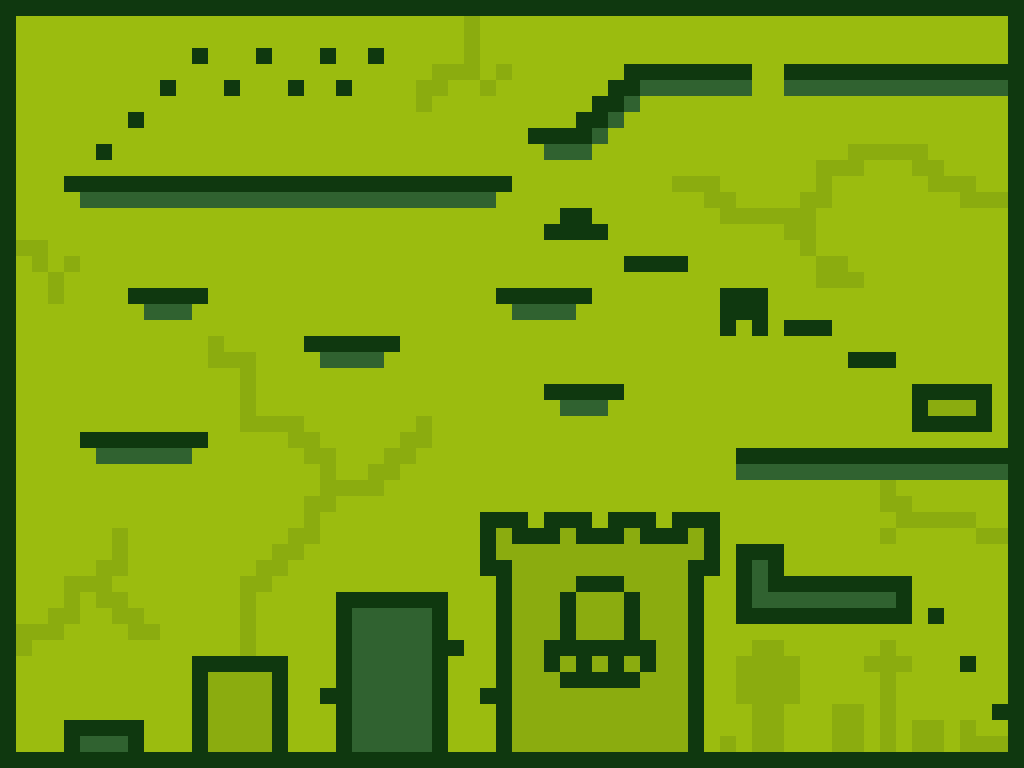

The image is a tile-based game level rendered from a .tmx file. Its description and source (layers, tilesets, objects; grid data summarised) follow:
An orthogonal 64x48 tile map with 16x16 px tiles, 1 tile layer (Tile Layer 1) and 14 objects (7x enemy, 5x treasure, playerStart, exit).

<map version="1.0" orientation="orthogonal" renderorder="right-down" width="64" height="48" tilewidth="16" tileheight="16" nextobjectid="17">
 <properties>
  <property name="music" value="level1" />
 </properties>
 <tileset firstgid="1" name="gb" tilewidth="16" tileheight="16" tilecount="4" columns="4">
  <image source="../images/gbTiles.png" width="64" height="16" />
 </tileset>
 <layer name="Tile Layer 1" width="64" height="48">
  <data>[3072 cells, 3072 non-empty, 4 distinct tile ids]</data>
 </layer>
 <objectgroup name="Actors">
  <object id="1" name="playerStart" x="96" y="576" width="16" height="16" />
  <object id="2" name="enemy" x="384" y="576" width="16" height="16">
   <properties>
    <property name="gravity" type="float" value="1.2" />
    <property name="maxSpeedX" type="float" value="1" />
   </properties>
  </object>
  <object id="3" name="treasure" x="368" y="32" width="16" height="16" />
  <object id="4" name="treasure" x="976" y="48" width="16" height="16" />
  <object id="5" name="treasure" x="960" y="368" width="16" height="16" />
  <object id="6" name="treasure" x="816" y="560" width="16" height="16" />
  <object id="7" name="enemy" x="528" y="272" width="16" height="16">
   <properties>
    <property name="gravity" type="float" value="1.2" />
    <property name="maxSpeedX" type="float" value="1" />
   </properties>
  </object>
  <object id="8" name="enemy" x="656" y="240" width="16" height="16">
   <properties>
    <property name="gravity" type="float" value="1.2" />
    <property name="maxSpeedX" type="float" value="1" />
   </properties>
  </object>
  <object id="9" name="enemy" x="656" y="48" width="16" height="16">
   <properties>
    <property name="gravity" type="float" value="1.2" />
    <property name="maxSpeedX" type="float" value="1" />
   </properties>
  </object>
  <object id="10" name="enemy" x="128" y="160" width="16" height="16">
   <properties>
    <property name="facingLeft" type="bool" value="false" />
    <property name="gravity" type="float" value="1.2" />
    <property name="maxSpeedX" type="float" value="1" />
   </properties>
  </object>
  <object id="11" name="enemy" x="416" y="160" width="16" height="16">
   <properties>
    <property name="facingLeft" type="bool" value="true" />
    <property name="gravity" type="float" value="1.2" />
    <property name="maxSpeedX" type="int" value="2" />
   </properties>
  </object>
  <object id="12" name="treasure" x="144" y="272" width="16" height="16" />
  <object id="13" name="enemy" x="720" y="736" width="16" height="16">
   <properties>
    <property name="gravity" type="float" value="1.2" />
    <property name="maxSpeedX" type="float" value="0.5" />
   </properties>
  </object>
  <object id="14" name="exit" x="912" y="48" width="16" height="16">
   <properties>
    <property name="map" value="level2" />
   </properties>
  </object>
 </objectgroup>
</map>